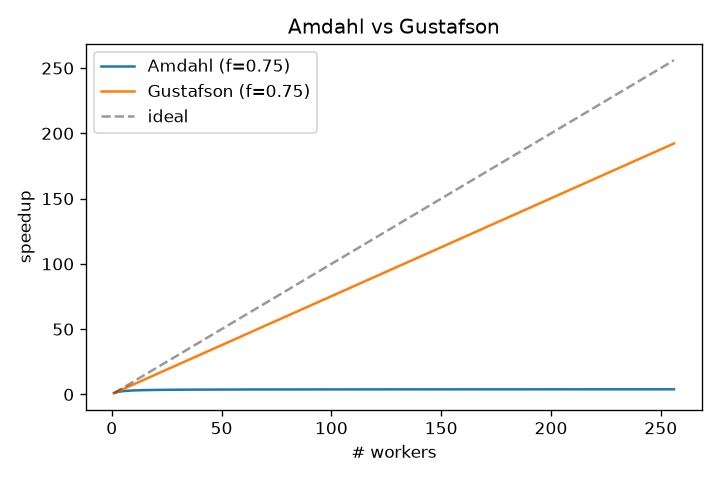

Source code (Python):
#!/usr/bin/env python3
"""amdahl_gustafson.py -- Week 2: "Amdahl's Law" & "Gustafson's Law" slides.

Reproduces the two speedup curves from the slides and prints a table so the
audience sees *why* a small serial fraction caps speedup (Amdahl) yet big
clusters still pay off on bigger problems (Gustafson / weak scaling).

    Amdahl   (fixed problem):  S_p = 1 / ((1-f) + f/p)
    Gustafson(scaled problem): S_p = p - (1-f)(p-1)

No third-party deps required. If matplotlib is installed you also get a PNG;
otherwise a text table is printed (the number is the point, not the picture).

Run:
    python3 amdahl_gustafson.py                # f defaults to 0.95
    python3 amdahl_gustafson.py --f 0.75
"""
import argparse


def amdahl(f, p):
    """Fixed-size speedup. p -> infinity gives the ceiling 1/(1-f)."""
    return 1.0 / ((1.0 - f) + f / p)


def gustafson(f, p):
    """Scaled-size speedup: the problem grows with the number of workers."""
    return p - (1.0 - f) * (p - 1)


def main():
    ap = argparse.ArgumentParser()
    ap.add_argument("--f", type=float, default=0.95,
                    help="parallelisable fraction (0..1), default 0.95")
    args = ap.parse_args()
    f = args.f
    workers = [1, 2, 4, 8, 16, 32, 64, 128, 256]

    print(f"Parallelisable fraction f = {f}")
    print(f"Amdahl ceiling (p -> inf): {1.0 / (1.0 - f):.1f}x  "
          f"<-- a {100*(1-f):.0f}% serial part caps you here, forever\n")
    print(f"{'workers':>8} | {'Amdahl':>10} | {'Gustafson':>10} | {'ideal':>6}")
    print("-" * 44)
    for p in workers:
        print(f"{p:>8} | {amdahl(f, p):>9.2f}x | {gustafson(f, p):>9.2f}x | {p:>5}x")

    print("\nTakeaways for the room:")
    print(" * Amdahl (strong scaling): fixed job -> serial fraction wins in the end.")
    print(" * Gustafson (weak scaling): grow the job with the machine -> stays useful.")
    print(' * This is why frontier models "trained on 1024 GPUs" weak-scale:')
    print("   more GPUs to fit a bigger model/batch, not to finish a fixed job faster.")

    # Optional plot -- purely a bonus if matplotlib happens to be present.
    try:
        import matplotlib
        matplotlib.use("Agg")
        import matplotlib.pyplot as plt
        xs = list(range(1, 257))
        plt.figure(figsize=(6, 4))
        plt.plot(xs, [amdahl(f, p) for p in xs], label=f"Amdahl (f={f})")
        plt.plot(xs, [gustafson(f, p) for p in xs], label=f"Gustafson (f={f})")
        plt.plot(xs, xs, "k--", alpha=0.4, label="ideal")
        plt.xlabel("# workers"); plt.ylabel("speedup")
        plt.legend(); plt.title("Amdahl vs Gustafson"); plt.tight_layout()
        plt.savefig("amdahl_gustafson.png", dpi=120)
        print("\n[plot written to amdahl_gustafson.png]")
    except Exception:
        print("\n[matplotlib not installed -- skipping plot; the table is the point]")


if __name__ == "__main__":
    main()
